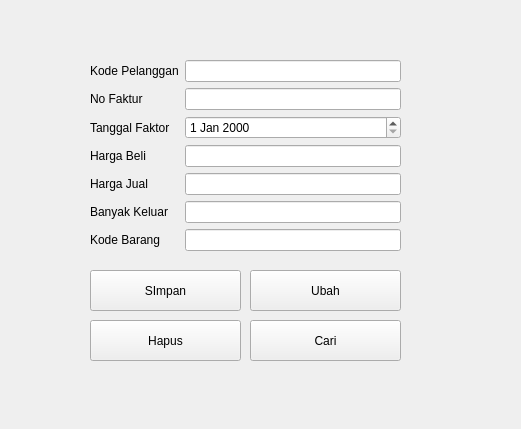
<?xml version="1.0" encoding="UTF-8"?>
<ui version="4.0">
 <class>FormPenjualan</class>
 <widget class="QWidget" name="FormPenjualan">
  <property name="geometry">
   <rect>
    <x>0</x>
    <y>0</y>
    <width>521</width>
    <height>429</height>
   </rect>
  </property>
  <property name="windowTitle">
   <string>Form</string>
  </property>
  <widget class="QWidget" name="formLayoutWidget">
   <property name="geometry">
    <rect>
     <x>90</x>
     <y>60</y>
     <width>311</width>
     <height>201</height>
    </rect>
   </property>
   <layout class="QFormLayout" name="formLayout">
    <item row="0" column="1">
     <widget class="QLineEdit" name="kode_PelangganLineEdit"/>
    </item>
    <item row="0" column="0">
     <widget class="QLabel" name="kode_PelangganLabel">
      <property name="text">
       <string>Kode Pelanggan</string>
      </property>
     </widget>
    </item>
    <item row="1" column="0">
     <widget class="QLabel" name="no_FakturLabel">
      <property name="text">
       <string>No Faktur</string>
      </property>
     </widget>
    </item>
    <item row="1" column="1">
     <widget class="QLineEdit" name="no_FakturLineEdit"/>
    </item>
    <item row="2" column="0">
     <widget class="QLabel" name="tgl_FaktorLabel">
      <property name="text">
       <string>Tanggal Faktor</string>
      </property>
     </widget>
    </item>
    <item row="2" column="1">
     <widget class="QDateEdit" name="tgl_FaktorDateEdit"/>
    </item>
    <item row="3" column="0">
     <widget class="QLabel" name="harga_BeliLabel">
      <property name="text">
       <string>Harga Beli</string>
      </property>
     </widget>
    </item>
    <item row="3" column="1">
     <widget class="QLineEdit" name="harga_BeliLineEdit"/>
    </item>
    <item row="4" column="0">
     <widget class="QLabel" name="harga_JualLabel">
      <property name="text">
       <string>Harga Jual</string>
      </property>
     </widget>
    </item>
    <item row="4" column="1">
     <widget class="QLineEdit" name="harga_JualLineEdit"/>
    </item>
    <item row="5" column="0">
     <widget class="QLabel" name="banyak_KeluarLabel">
      <property name="text">
       <string>Banyak Keluar</string>
      </property>
     </widget>
    </item>
    <item row="5" column="1">
     <widget class="QLineEdit" name="banyak_KeluarLineEdit"/>
    </item>
    <item row="6" column="0">
     <widget class="QLabel" name="bode_BarangLabel">
      <property name="text">
       <string>Kode Barang</string>
      </property>
     </widget>
    </item>
    <item row="6" column="1">
     <widget class="QLineEdit" name="Kode_BarangLineEdit"/>
    </item>
   </layout>
  </widget>
  <widget class="QPushButton" name="pushButton_2">
   <property name="geometry">
    <rect>
     <x>250</x>
     <y>270</y>
     <width>151</width>
     <height>41</height>
    </rect>
   </property>
   <property name="text">
    <string>Ubah</string>
   </property>
  </widget>
  <widget class="QPushButton" name="pushButton">
   <property name="geometry">
    <rect>
     <x>90</x>
     <y>270</y>
     <width>151</width>
     <height>41</height>
    </rect>
   </property>
   <property name="text">
    <string>SImpan</string>
   </property>
  </widget>
  <widget class="QPushButton" name="pushButton_3">
   <property name="geometry">
    <rect>
     <x>250</x>
     <y>320</y>
     <width>151</width>
     <height>41</height>
    </rect>
   </property>
   <property name="text">
    <string>Cari</string>
   </property>
  </widget>
  <widget class="QPushButton" name="pushButton_4">
   <property name="geometry">
    <rect>
     <x>90</x>
     <y>320</y>
     <width>151</width>
     <height>41</height>
    </rect>
   </property>
   <property name="text">
    <string>Hapus</string>
   </property>
  </widget>
 </widget>
 <resources/>
 <connections/>
</ui>
